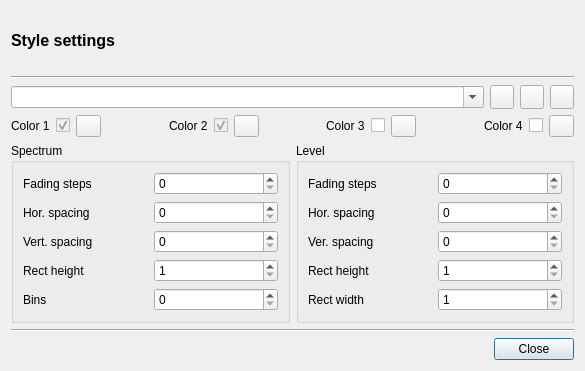
<?xml version="1.0" encoding="UTF-8"?>
<ui version="4.0">
 <class>GUI_Style</class>
 <widget class="QDialog" name="GUI_Style">
  <property name="geometry">
   <rect>
    <x>0</x>
    <y>0</y>
    <width>585</width>
    <height>371</height>
   </rect>
  </property>
  <property name="windowTitle">
   <string>Style</string>
  </property>
  <layout class="QGridLayout" name="gridLayout">
   <item row="1" column="0" colspan="6">
    <widget class="Line" name="line_2">
     <property name="orientation">
      <enum>Qt::Horizontal</enum>
     </property>
    </widget>
   </item>
   <item row="14" column="0" colspan="6">
    <widget class="Line" name="line">
     <property name="orientation">
      <enum>Qt::Horizontal</enum>
     </property>
    </widget>
   </item>
   <item row="15" column="0" colspan="6">
    <layout class="QHBoxLayout" name="horizontalLayout_2">
     <item>
      <spacer name="horizontalSpacer">
       <property name="orientation">
        <enum>Qt::Horizontal</enum>
       </property>
       <property name="sizeHint" stdset="0">
        <size>
         <width>40</width>
         <height>20</height>
        </size>
       </property>
      </spacer>
     </item>
     <item>
      <widget class="QPushButton" name="btn_close">
       <property name="focusPolicy">
        <enum>Qt::StrongFocus</enum>
       </property>
       <property name="text">
        <string>Close</string>
       </property>
      </widget>
     </item>
    </layout>
   </item>
   <item row="10" column="0" colspan="6">
    <layout class="QHBoxLayout" name="horizontalLayout_4">
     <item>
      <widget class="QGroupBox" name="groupBox">
       <property name="title">
        <string>Spectrum</string>
       </property>
       <layout class="QGridLayout" name="gridLayout_2">
        <item row="6" column="1">
         <widget class="QSpinBox" name="sb_rect_height_sp">
          <property name="minimum">
           <number>1</number>
          </property>
          <property name="maximum">
           <number>10</number>
          </property>
         </widget>
        </item>
        <item row="5" column="0">
         <widget class="QLabel" name="label_4">
          <property name="text">
           <string>Vert. spacing</string>
          </property>
         </widget>
        </item>
        <item row="7" column="0">
         <widget class="QLabel" name="label_2">
          <property name="text">
           <string>Bins</string>
          </property>
         </widget>
        </item>
        <item row="6" column="0">
         <widget class="QLabel" name="label_3">
          <property name="text">
           <string>Rect height</string>
          </property>
         </widget>
        </item>
        <item row="0" column="1">
         <widget class="QSpinBox" name="sb_fading_steps_sp">
          <property name="minimum">
           <number>0</number>
          </property>
          <property name="maximum">
           <number>100</number>
          </property>
          <property name="value">
           <number>0</number>
          </property>
         </widget>
        </item>
        <item row="5" column="1">
         <widget class="QSpinBox" name="sb_v_spacing_sp">
          <property name="maximum">
           <number>20</number>
          </property>
         </widget>
        </item>
        <item row="2" column="0">
         <widget class="QLabel" name="label_7">
          <property name="text">
           <string>Hor. spacing</string>
          </property>
         </widget>
        </item>
        <item row="2" column="1">
         <widget class="QSpinBox" name="sb_h_spacing_sp">
          <property name="maximum">
           <number>20</number>
          </property>
         </widget>
        </item>
        <item row="0" column="0">
         <widget class="QLabel" name="label_8">
          <property name="text">
           <string>Fading steps</string>
          </property>
         </widget>
        </item>
        <item row="7" column="1">
         <widget class="QSpinBox" name="sb_n_bins_sp"/>
        </item>
       </layout>
      </widget>
     </item>
     <item>
      <widget class="QGroupBox" name="groupBox_2">
       <property name="title">
        <string>Level</string>
       </property>
       <layout class="QGridLayout" name="gridLayout_3">
        <item row="2" column="0">
         <widget class="QLabel" name="label_12">
          <property name="text">
           <string>Hor. spacing</string>
          </property>
         </widget>
        </item>
        <item row="12" column="1">
         <widget class="QSpinBox" name="sb_rect_height_lv">
          <property name="minimum">
           <number>1</number>
          </property>
          <property name="maximum">
           <number>10</number>
          </property>
         </widget>
        </item>
        <item row="13" column="0">
         <widget class="QLabel" name="label_13">
          <property name="text">
           <string>Rect width</string>
          </property>
         </widget>
        </item>
        <item row="12" column="0">
         <widget class="QLabel" name="label_9">
          <property name="text">
           <string>Rect height</string>
          </property>
         </widget>
        </item>
        <item row="4" column="0">
         <widget class="QLabel" name="label_10">
          <property name="text">
           <string>Ver. spacing</string>
          </property>
         </widget>
        </item>
        <item row="4" column="1">
         <widget class="QSpinBox" name="sb_v_spacing_lv">
          <property name="maximum">
           <number>20</number>
          </property>
         </widget>
        </item>
        <item row="1" column="0">
         <widget class="QLabel" name="label_6">
          <property name="text">
           <string>Fading steps</string>
          </property>
         </widget>
        </item>
        <item row="1" column="1">
         <widget class="QSpinBox" name="sb_fading_steps_lv">
          <property name="maximum">
           <number>100</number>
          </property>
         </widget>
        </item>
        <item row="2" column="1">
         <widget class="QSpinBox" name="sb_h_spacing_lv">
          <property name="maximum">
           <number>20</number>
          </property>
         </widget>
        </item>
        <item row="13" column="1">
         <widget class="QSpinBox" name="sb_rect_width_lv">
          <property name="minimum">
           <number>1</number>
          </property>
         </widget>
        </item>
       </layout>
      </widget>
     </item>
    </layout>
   </item>
   <item row="0" column="0" colspan="3">
    <widget class="QLabel" name="label_5">
     <property name="font">
      <font>
       <pointsize>12</pointsize>
       <weight>75</weight>
       <bold>true</bold>
      </font>
     </property>
     <property name="text">
      <string>Style settings</string>
     </property>
    </widget>
   </item>
   <item row="2" column="0" colspan="6">
    <layout class="QHBoxLayout" name="horizontalLayout">
     <item>
      <widget class="QComboBox" name="combo_styles">
       <property name="editable">
        <bool>true</bool>
       </property>
      </widget>
     </item>
     <item>
      <widget class="QPushButton" name="btn_undo">
       <property name="minimumSize">
        <size>
         <width>24</width>
         <height>24</height>
        </size>
       </property>
       <property name="maximumSize">
        <size>
         <width>24</width>
         <height>24</height>
        </size>
       </property>
       <property name="focusPolicy">
        <enum>Qt::StrongFocus</enum>
       </property>
       <property name="text">
        <string/>
       </property>
       <property name="icon">
        <iconset resource="../Icons.qrc">
         <normaloff>:/icons/undo.svg.png</normaloff>:/icons/undo.svg.png</iconset>
       </property>
       <property name="iconSize">
        <size>
         <width>16</width>
         <height>16</height>
        </size>
       </property>
      </widget>
     </item>
     <item>
      <widget class="QPushButton" name="btn_save">
       <property name="minimumSize">
        <size>
         <width>24</width>
         <height>24</height>
        </size>
       </property>
       <property name="maximumSize">
        <size>
         <width>24</width>
         <height>24</height>
        </size>
       </property>
       <property name="focusPolicy">
        <enum>Qt::StrongFocus</enum>
       </property>
       <property name="text">
        <string/>
       </property>
       <property name="icon">
        <iconset resource="../Icons.qrc">
         <normaloff>:/icons/save.svg.png</normaloff>:/icons/save.svg.png</iconset>
       </property>
       <property name="iconSize">
        <size>
         <width>16</width>
         <height>16</height>
        </size>
       </property>
      </widget>
     </item>
     <item>
      <widget class="QPushButton" name="btn_delete">
       <property name="minimumSize">
        <size>
         <width>24</width>
         <height>24</height>
        </size>
       </property>
       <property name="maximumSize">
        <size>
         <width>24</width>
         <height>24</height>
        </size>
       </property>
       <property name="focusPolicy">
        <enum>Qt::StrongFocus</enum>
       </property>
       <property name="text">
        <string/>
       </property>
       <property name="icon">
        <iconset resource="../Icons.qrc">
         <normaloff>:/icons/delete.svg.png</normaloff>:/icons/delete.svg.png</iconset>
       </property>
       <property name="iconSize">
        <size>
         <width>16</width>
         <height>16</height>
        </size>
       </property>
      </widget>
     </item>
    </layout>
   </item>
   <item row="3" column="0" colspan="6">
    <layout class="QGridLayout" name="gridLayout_4">
     <item row="0" column="7">
      <spacer name="horizontalSpacer_3">
       <property name="orientation">
        <enum>Qt::Horizontal</enum>
       </property>
       <property name="sizeHint" stdset="0">
        <size>
         <width>40</width>
         <height>20</height>
        </size>
       </property>
      </spacer>
     </item>
     <item row="0" column="4">
      <widget class="QLabel" name="label_15">
       <property name="text">
        <string>Color 2</string>
       </property>
      </widget>
     </item>
     <item row="0" column="0">
      <widget class="QLabel" name="label_16">
       <property name="text">
        <string>Color 1</string>
       </property>
      </widget>
     </item>
     <item row="0" column="6">
      <widget class="QPushButton" name="btn_col2">
       <property name="maximumSize">
        <size>
         <width>25</width>
         <height>16777215</height>
        </size>
       </property>
       <property name="focusPolicy">
        <enum>Qt::StrongFocus</enum>
       </property>
       <property name="text">
        <string/>
       </property>
       <property name="iconSize">
        <size>
         <width>18</width>
         <height>18</height>
        </size>
       </property>
       <property name="checked">
        <bool>false</bool>
       </property>
      </widget>
     </item>
     <item row="0" column="8">
      <widget class="QLabel" name="label_14">
       <property name="text">
        <string>Color 3</string>
       </property>
      </widget>
     </item>
     <item row="0" column="12">
      <widget class="QLabel" name="label">
       <property name="text">
        <string>Color 4</string>
       </property>
      </widget>
     </item>
     <item row="0" column="1">
      <widget class="QCheckBox" name="checkBox">
       <property name="enabled">
        <bool>false</bool>
       </property>
       <property name="maximumSize">
        <size>
         <width>20</width>
         <height>16777215</height>
        </size>
       </property>
       <property name="layoutDirection">
        <enum>Qt::RightToLeft</enum>
       </property>
       <property name="text">
        <string/>
       </property>
       <property name="checkable">
        <bool>true</bool>
       </property>
       <property name="checked">
        <bool>true</bool>
       </property>
      </widget>
     </item>
     <item row="0" column="5">
      <widget class="QCheckBox" name="checkBox_2">
       <property name="enabled">
        <bool>false</bool>
       </property>
       <property name="maximumSize">
        <size>
         <width>20</width>
         <height>16777215</height>
        </size>
       </property>
       <property name="layoutDirection">
        <enum>Qt::RightToLeft</enum>
       </property>
       <property name="text">
        <string/>
       </property>
       <property name="checkable">
        <bool>true</bool>
       </property>
       <property name="checked">
        <bool>true</bool>
       </property>
      </widget>
     </item>
     <item row="0" column="9">
      <widget class="QCheckBox" name="cb_col3">
       <property name="maximumSize">
        <size>
         <width>20</width>
         <height>16777215</height>
        </size>
       </property>
       <property name="layoutDirection">
        <enum>Qt::RightToLeft</enum>
       </property>
       <property name="text">
        <string/>
       </property>
      </widget>
     </item>
     <item row="0" column="13">
      <widget class="QCheckBox" name="cb_col4">
       <property name="maximumSize">
        <size>
         <width>20</width>
         <height>16777215</height>
        </size>
       </property>
       <property name="layoutDirection">
        <enum>Qt::RightToLeft</enum>
       </property>
       <property name="text">
        <string/>
       </property>
      </widget>
     </item>
     <item row="0" column="2">
      <widget class="QPushButton" name="btn_col1">
       <property name="maximumSize">
        <size>
         <width>25</width>
         <height>16777215</height>
        </size>
       </property>
       <property name="focusPolicy">
        <enum>Qt::StrongFocus</enum>
       </property>
       <property name="text">
        <string/>
       </property>
       <property name="iconSize">
        <size>
         <width>18</width>
         <height>18</height>
        </size>
       </property>
       <property name="checked">
        <bool>false</bool>
       </property>
      </widget>
     </item>
     <item row="0" column="10">
      <widget class="QPushButton" name="btn_col3">
       <property name="maximumSize">
        <size>
         <width>25</width>
         <height>16777215</height>
        </size>
       </property>
       <property name="focusPolicy">
        <enum>Qt::StrongFocus</enum>
       </property>
       <property name="text">
        <string/>
       </property>
       <property name="iconSize">
        <size>
         <width>18</width>
         <height>18</height>
        </size>
       </property>
      </widget>
     </item>
     <item row="0" column="14">
      <widget class="QPushButton" name="btn_col4">
       <property name="maximumSize">
        <size>
         <width>25</width>
         <height>16777215</height>
        </size>
       </property>
       <property name="focusPolicy">
        <enum>Qt::StrongFocus</enum>
       </property>
       <property name="text">
        <string/>
       </property>
       <property name="iconSize">
        <size>
         <width>18</width>
         <height>18</height>
        </size>
       </property>
      </widget>
     </item>
     <item row="0" column="3">
      <spacer name="horizontalSpacer_2">
       <property name="orientation">
        <enum>Qt::Horizontal</enum>
       </property>
       <property name="sizeHint" stdset="0">
        <size>
         <width>40</width>
         <height>20</height>
        </size>
       </property>
      </spacer>
     </item>
     <item row="0" column="11">
      <spacer name="horizontalSpacer_4">
       <property name="orientation">
        <enum>Qt::Horizontal</enum>
       </property>
       <property name="sizeHint" stdset="0">
        <size>
         <width>40</width>
         <height>20</height>
        </size>
       </property>
      </spacer>
     </item>
    </layout>
   </item>
  </layout>
 </widget>
 <resources>
  <include location="../Icons.qrc"/>
 </resources>
 <connections>
  <connection>
   <sender>btn_close</sender>
   <signal>clicked()</signal>
   <receiver>GUI_Style</receiver>
   <slot>close()</slot>
   <hints>
    <hint type="sourcelabel">
     <x>453</x>
     <y>327</y>
    </hint>
    <hint type="destinationlabel">
     <x>252</x>
     <y>175</y>
    </hint>
   </hints>
  </connection>
  <connection>
   <sender>cb_col3</sender>
   <signal>toggled(bool)</signal>
   <receiver>btn_col3</receiver>
   <slot>setEnabled(bool)</slot>
   <hints>
    <hint type="sourcelabel">
     <x>333</x>
     <y>90</y>
    </hint>
    <hint type="destinationlabel">
     <x>401</x>
     <y>90</y>
    </hint>
   </hints>
  </connection>
  <connection>
   <sender>cb_col4</sender>
   <signal>toggled(bool)</signal>
   <receiver>btn_col4</receiver>
   <slot>setEnabled(bool)</slot>
   <hints>
    <hint type="sourcelabel">
     <x>469</x>
     <y>90</y>
    </hint>
    <hint type="destinationlabel">
     <x>538</x>
     <y>90</y>
    </hint>
   </hints>
  </connection>
 </connections>
</ui>
